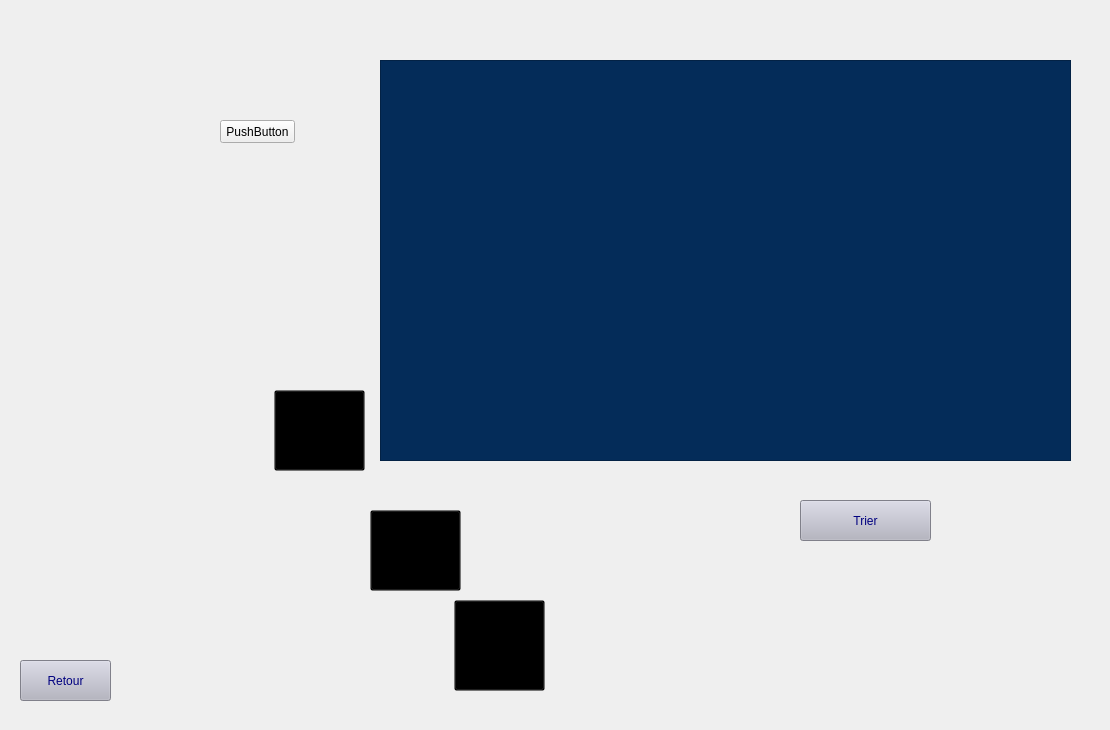
      <widget class="QWidget" name="afficherplace_3">
       <widget class="QLabel" name="label_10">
        <property name="geometry">
         <rect>
          <x>-10</x>
          <y>20</y>
          <width>1101</width>
          <height>701</height>
         </rect>
        </property>
        <property name="styleSheet">
         <string notr="true">/*background-image: url(:/photointegrationparking/gererzone.png);*/
background-image: url(:/1.png);</string>
        </property>
        <property name="text">
         <string/>
        </property>
       </widget>
       <widget class="QPushButton" name="modifierplace_4">
        <property name="geometry">
         <rect>
          <x>454</x>
          <y>600</y>
          <width>91</width>
          <height>91</height>
         </rect>
        </property>
        <property name="styleSheet">
         <string notr="true">background-color: transparent;</string>
        </property>
        <property name="text">
         <string/>
        </property>
       </widget>
       <widget class="QPushButton" name="ajouterplace_4">
        <property name="geometry">
         <rect>
          <x>274</x>
          <y>390</y>
          <width>91</width>
          <height>81</height>
         </rect>
        </property>
        <property name="styleSheet">
         <string notr="true">background-color: transparent;</string>
        </property>
        <property name="text">
         <string/>
        </property>
       </widget>
       <widget class="QPushButton" name="supprimerplace_3">
        <property name="geometry">
         <rect>
          <x>370</x>
          <y>510</y>
          <width>91</width>
          <height>81</height>
         </rect>
        </property>
        <property name="styleSheet">
         <string notr="true">background-color: transparent;</string>
        </property>
        <property name="text">
         <string/>
        </property>
       </widget>
       <widget class="QTableView" name="tableView">
        <property name="geometry">
         <rect>
          <x>380</x>
          <y>60</y>
          <width>691</width>
          <height>401</height>
         </rect>
        </property>
        <property name="styleSheet">
         <string notr="true">font: 14pt &quot;Bahnschrift&quot;;
font: 8pt &quot;MS Shell Dlg 2&quot;;


background-color: rgb(4, 44, 89);
color:  rgb(179, 179, 193);</string>
        </property>
       </widget>
       <widget class="QPushButton" name="retour_7">
        <property name="geometry">
         <rect>
          <x>20</x>
          <y>660</y>
          <width>91</width>
          <height>41</height>
         </rect>
        </property>
        <property name="styleSheet">
         <string notr="true">#retour_7{
	font: 18pt &quot;Bahnschrift&quot;;

	background-color: rgb(179, 179, 193);
	
	
	
	color: rgb(0, 0, 127);
	
;}


#retour_7:hover{
;

	color: rgb(255, 255, 255);
	background-color: rgb(4, 44, 89);
	}</string>
        </property>
        <property name="text">
         <string>Retour</string>
        </property>
       </widget>
       <widget class="QPushButton" name="test2">
        <property name="geometry">
         <rect>
          <x>220</x>
          <y>120</y>
          <width>75</width>
          <height>23</height>
         </rect>
        </property>
        <property name="text">
         <string>PushButton</string>
        </property>
       </widget>
       <widget class="QPushButton" name="filtrer">
        <property name="geometry">
         <rect>
          <x>800</x>
          <y>500</y>
          <width>131</width>
          <height>41</height>
         </rect>
        </property>
        <property name="styleSheet">
         <string notr="true">#filtrer{
	font: 18pt &quot;Bahnschrift&quot;;

	background-color: rgb(179, 179, 193);
	
	
	
	color: rgb(0, 0, 127);
	
;}


#filtrer:hover{
;

	color: rgb(255, 255, 255);
	background-color: rgb(4, 44, 89);
	}</string>
        </property>
        <property name="text">
         <string>Trier</string>
        </property>
       </widget>
      </widget>
